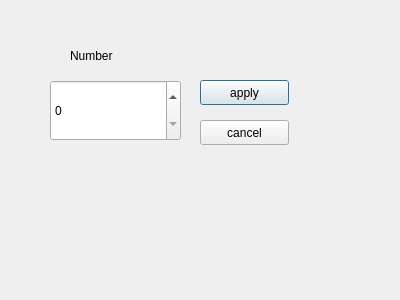
<?xml version="1.0" encoding="UTF-8"?>
<ui version="4.0">
 <class>InitDialog</class>
 <widget class="QDialog" name="InitDialog">
  <property name="geometry">
   <rect>
    <x>0</x>
    <y>0</y>
    <width>400</width>
    <height>300</height>
   </rect>
  </property>
  <property name="windowTitle">
   <string>Dialog</string>
  </property>
  <widget class="QPushButton" name="apply_btn">
   <property name="geometry">
    <rect>
     <x>200</x>
     <y>80</y>
     <width>89</width>
     <height>25</height>
    </rect>
   </property>
   <property name="text">
    <string>apply</string>
   </property>
  </widget>
  <widget class="QPushButton" name="cancel_btn">
   <property name="geometry">
    <rect>
     <x>200</x>
     <y>120</y>
     <width>89</width>
     <height>25</height>
    </rect>
   </property>
   <property name="text">
    <string>cancel</string>
   </property>
  </widget>
  <widget class="QLabel" name="label">
   <property name="geometry">
    <rect>
     <x>70</x>
     <y>40</y>
     <width>71</width>
     <height>31</height>
    </rect>
   </property>
   <property name="text">
    <string>Number</string>
   </property>
  </widget>
  <widget class="QSpinBox" name="spinBox">
   <property name="geometry">
    <rect>
     <x>50</x>
     <y>80</y>
     <width>131</width>
     <height>61</height>
    </rect>
   </property>
  </widget>
 </widget>
 <resources/>
 <connections/>
</ui>
